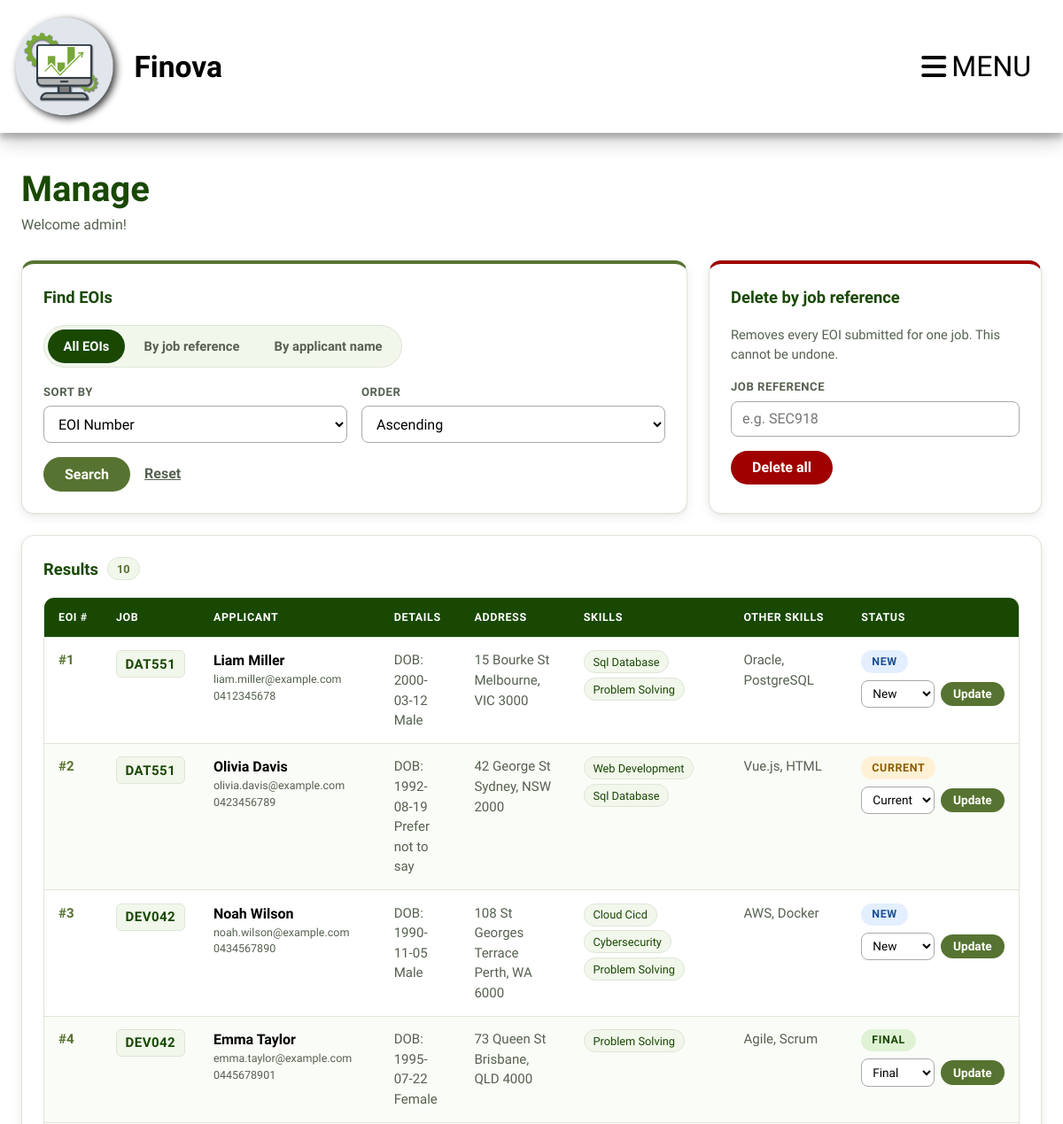
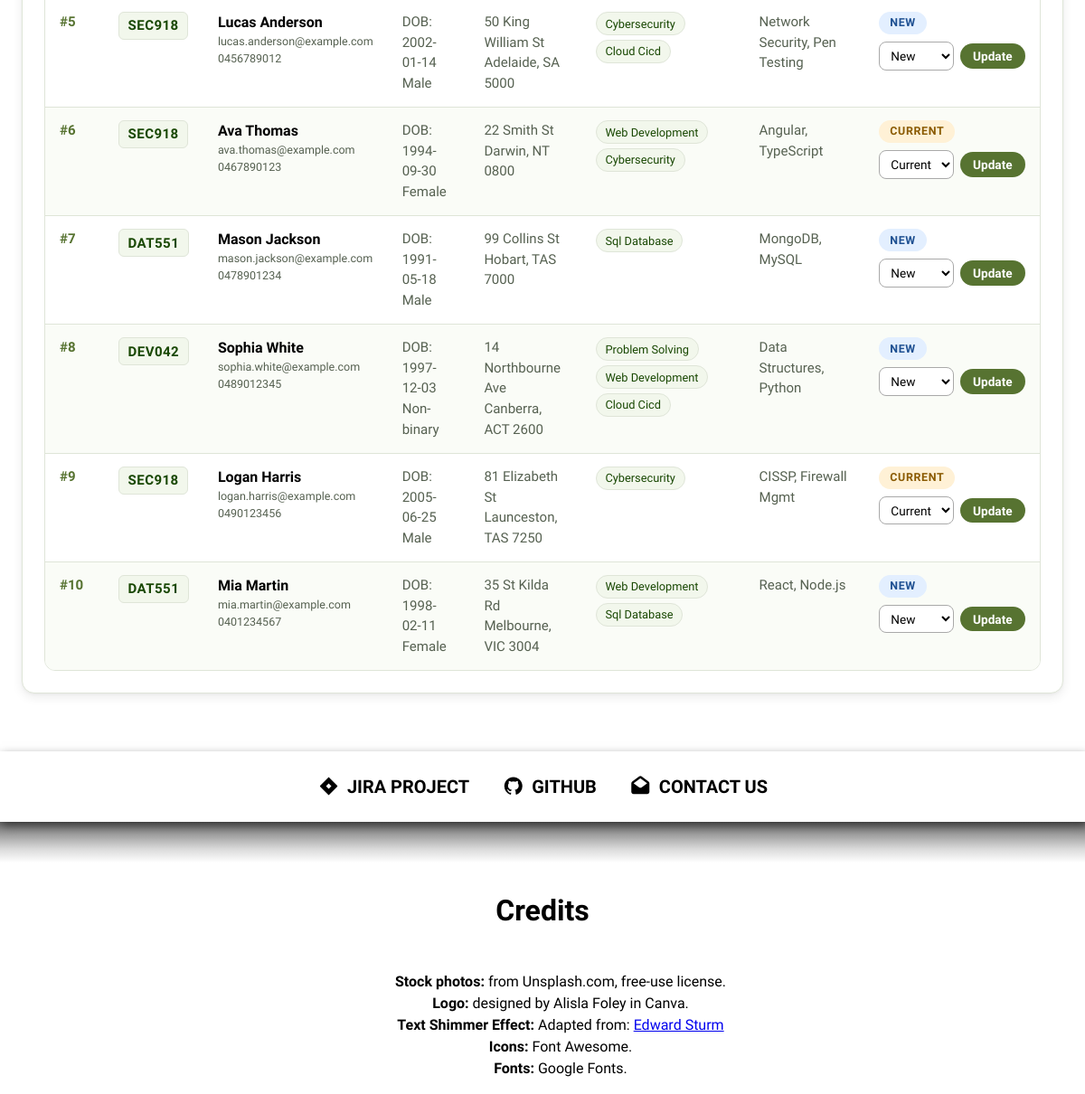
/project2/manage.php (signed in), run on the app's committed database (2 pictures, top to bottom).
### tables this page shows
CREATE TABLE `eoi` (
  `eoi_number` int(11) NOT NULL,
  `job_ref` char(6) NOT NULL,
  `first_name` varchar(20) NOT NULL,
  `last_name` varchar(20) NOT NULL,
  `dob` date NOT NULL,
  `gender` enum('female','male','nonbinary','prefernot') NOT NULL,
  `street` varchar(40) NOT NULL,
  `suburb` varchar(40) NOT NULL,
  `state` enum('vic','nsw','qld','nt','wa','sa','tas','act') NOT NULL,
  `postcode` char(4) NOT NULL,
  `email` varchar(254) NOT NULL,
  `phone` varchar(12) NOT NULL,
  `skills` text NOT NULL,
  `other_skills` text DEFAULT NULL,
  `status` enum('new','current','final') NOT NULL DEFAULT 'new'
);

### project2/verify_access.php (called while the page is built, shortened)
<?php
function verify_access(mysqli $conn): bool {
    if (isset($_SESSION['user_id'])) {
        $user_id = $_SESSION['user_id'];
        $stmt = mysqli_prepare($conn, "SELECT username FROM user WHERE id = ?");
        mysqli_stmt_bind_param($stmt, "i", $user_id);
        mysqli_stmt_execute($stmt);
        $result = mysqli_stmt_get_result($stmt);
        $account = mysqli_fetch_assoc($result);
        if($account && $account['username'] === 'admin') {
            return true;
        }
    }
    return false;
}

### project2/manage.php (the view, shortened to what this page needs)
<?php
require_once 'verify_access.php';
$conn = mysqli_connect($host, $db_user, $pwd, $sql_db);
$has_access = verify_access($conn);
function e($value) {
    return htmlspecialchars((string)$value, ENT_QUOTES, 'UTF-8', false);
}
$valid_statuses = ['new', 'current', 'final'];
$filter     = $_GET['filter'] ?? 'all';
$sortable = [
    'eoi_number' => 'EOI Number',
    'job_ref'    => 'Job Reference',
    'first_name' => 'First Name',
    'last_name'  => 'Last Name',
    'status'     => 'Status',
    'state'      => 'State',
    'dob'        => 'Date of Birth'
];
$sort  = $_GET['sort'] ?? 'eoi_number';
$order = (($_GET['order'] ?? 'asc') === 'desc') ? 'DESC' : 'ASC';
$sql = "SELECT * FROM eoi";
$sql .= " ORDER BY `$sort` $order, eoi_number ASC";
$records = [];
$query_error = '';
$stmt = mysqli_prepare($conn, $sql);
if ($stmt) {
    mysqli_stmt_execute($stmt);
    $result = mysqli_stmt_get_result($stmt);
    $records = mysqli_fetch_all($result, MYSQLI_ASSOC);
} else {
    $query_error = "No EOI records yet (the eoi table is created when the first application is submitted).";
}
function pretty_gender($g) {
    $map = ['female' => 'Female', 'male' => 'Male', 'nonbinary' => 'Non-binary', 'prefernot' => 'Prefer not to say'];
    return $map[$g] ?? $g;
}
function skill_chips($skills) {
    $out = '';
    foreach (array_filter(array_map('trim', explode(',', (string)$skills))) as $skill) {
        $out .= '<span class="chip">' . e(ucwords(str_replace('_', ' ', $skill))) . '</span>';
    }
    return $out;
}
include 'includes/header.inc';
include 'includes/navigation.inc';
?>
<main class="manage-page">
    <?php if ($has_access): ?>
        <header class="manage-header">
            <h1>Manage</h1>
            <p>Welcome admin!</p>
        </header>
        <div class="manage-grid">
            <section class="manage-card manage-search">
                <h2>Find EOIs</h2>
                <form method="get" action="manage.php">
                    <fieldset>
                        <div class="seg-group">
                            <label class="seg"><input type="radio" name="filter" value="all" <?php echo $filter === 'all' ? 'checked' : ''; ?>><span>All EOIs</span></label>
                            <label class="seg"><input type="radio" name="filter" value="job" <?php echo $filter === 'job' ? 'checked' : ''; ?>><span>By job reference</span></label>
                            <label class="seg"><input type="radio" name="filter" value="name" <?php echo $filter === 'name' ? 'checked' : ''; ?>><span>By applicant name</span></label>
                        </div>
                    </fieldset>
                    <div class="field-row">
                        <div class="field">
                            <label for="sort">Sort by</label>
                            <select id="sort" name="sort">
                                <?php foreach ($sortable as $col => $label): ?>
                                    <option value="<?php echo $col; ?>" <?php echo $sort === $col ? 'selected' : ''; ?>><?php echo $label; ?></option>
                                <?php endforeach; ?>
                            </select>
                        </div>
                        <div class="field">
                            <label for="order">Order</label>
                            <select id="order" name="order">
                                <option value="asc" <?php echo $order === 'ASC' ? 'selected' : ''; ?>>Ascending</option>
                            </select>
                        </div>
                    </div>
                    <div class="actions">
                        <button type="submit" class="btn">Search</button>
                        <a class="link-reset" href="manage.php">Reset</a>
                    </div>
                </form>
            </section>
            <section class="manage-card manage-delete">
                <h2>Delete by job reference</h2>
                <p class="hint">Removes every EOI submitted for one job. This cannot be undone.</p>
                <form method="post" action="manage.php"
                      onsubmit="return confirm('Delete ALL EOIs for this job reference? This cannot be undone.');">
                    <div class="field field-spaced">
                        <label for="delete_job_ref">Job reference</label>
                        <input type="text" id="delete_job_ref" name="delete_job_ref" maxlength="6" placeholder="e.g. SEC918" required>
                    </div>
                    <button type="submit" class="btn btn-danger">Delete all</button>
                </form>
            </section>
        </div>
        <section class="manage-card manage-results">
            <h2>Results <span class="count"><?php echo count($records); ?></span></h2>
            <?php if ($query_error !== ''): ?>
                <p class="empty"><?php echo $query_error; ?></p>
            <?php elseif (count($records) === 0): ?>
                <p class="empty">No EOIs found.</p>
            <?php else: ?>
            <div class="table-wrapper">
            <table>
                <thead>
                    <tr>
                        <th>EOI #</th>
                        <th>Job</th>
                        <th>Applicant</th>
                        <th>Details</th>
                        <th>Address</th>
                        <th>Skills</th>
                        <th>Other skills</th>
                        <th>Status</th>
                    </tr>
                </thead>
                <tbody>
                <?php foreach ($records as $row): ?>
                    <tr>
                        <td class="cell-id">#<?php echo (int)$row['eoi_number']; ?></td>
                        <td><span class="job-tag"><?php echo e($row['job_ref']); ?></span></td>
                        <td class="applicant">
                            <strong><?php echo e($row['first_name'] . ' ' . $row['last_name']); ?></strong>
                            <small><?php echo e($row['email']); ?></small>
                            <small><?php echo e($row['phone']); ?></small>
                        </td>
                        <td>
                            <span class="sub">DOB: <?php echo e($row['dob']); ?></span>
                            <span class="sub"><?php echo e(pretty_gender($row['gender'])); ?></span>
                        </td>
                        <td>
                            <span class="sub"><?php echo e($row['street']); ?></span>
                            <span class="sub"><?php echo e($row['suburb'] . ', ' . strtoupper($row['state']) . ' ' . $row['postcode']); ?></span>
                        </td>
                        <td><?php echo skill_chips($row['skills']); ?></td>
                        <td><span class="sub"><?php echo e($row['other_skills']); ?></span></td>
                        <td>
                            <span class="badge badge-<?php echo e($row['status']); ?>"><?php echo e($row['status']); ?></span>
                            <form class="status-form" method="post" action="manage.php?<?php echo e($_SERVER['QUERY_STRING'] ?? ''); ?>">
                                <select name="status" aria-label="Status for EOI <?php echo (int)$row['eoi_number']; ?>">
                                    <?php foreach ($valid_statuses as $st): ?>
                                        <option value="<?php echo $st; ?>" <?php echo $row['status'] === $st ? 'selected' : ''; ?>><?php echo ucfirst($st); ?></option>
                                    <?php endforeach; ?>
                                </select>
                                <button type="submit" class="btn btn-small">Update</button>
                            </form>
                        </td>
                    </tr>
                <?php endforeach; ?>
                </tbody>
            </table>
            </div>
            <?php endif; ?>
        </section>
    <?php endif; ?>
</main>
<?php include 'includes/footer.inc'; ?>

### data on the page
eoi: eoi_number "1", job_ref "DAT551", first_name+last_name "Liam Miller", email "liam.miller@example.com", phone "0412345678", dob "2000-03-12", gender "Male", street "15 Bourke St", suburb+state+postcode "Melbourne, VIC 3000", skills "Sql Database", skills "Problem Solving", other_skills "Oracle, PostgreSQL", status "NEW", status "New"
eoi: eoi_number "2", job_ref "DAT551", first_name+last_name "Olivia Davis", email "olivia.davis@example.com", phone "0423456789", dob "1992-08-19", gender "Prefer not to say", street "42 George St", suburb+state+postcode "Sydney, NSW 2000", skills "Web Development", skills "Sql Database", other_skills "Vue.js, HTML", status "CURRENT", status "Current"
eoi: eoi_number "3", job_ref "DEV042", first_name+last_name "Noah Wilson", email "noah.wilson@example.com", phone "0434567890", dob "1990-11-05", gender "Male", street "108 St Georges Terrace", suburb+state+postcode "Perth, WA 6000", skills "Cloud Cicd", skills "Cybersecurity", skills "Problem Solving", other_skills "AWS, Docker", status "NEW", status "New"
eoi: eoi_number "4", job_ref "DEV042", first_name+last_name "Emma Taylor", email "emma.taylor@example.com", phone "0445678901", dob "1995-07-22", gender "Female", street "73 Queen St", suburb+state+postcode "Brisbane, QLD 4000", skills "Problem Solving", other_skills "Agile, Scrum", status "FINAL", status "Final"
eoi: eoi_number "5", job_ref "SEC918", first_name+last_name "Lucas Anderson", email "lucas.anderson@example.com", phone "0456789012", dob "2002-01-14", gender "Male", street "50 King William St", suburb+state+postcode "Adelaide, SA 5000", skills "Cybersecurity", skills "Cloud Cicd", other_skills "Network Security, Pen Testing", status "NEW", status "New"
eoi: eoi_number "6", job_ref "SEC918", first_name+last_name "Ava Thomas", email "ava.thomas@example.com", phone "0467890123", dob "1994-09-30", gender "Female", street "22 Smith St", suburb+state+postcode "Darwin, NT 0800", skills "Web Development", skills "Cybersecurity", other_skills "Angular, TypeScript", status "CURRENT", status "Current"
eoi: eoi_number "7", job_ref "DAT551", first_name+last_name "Mason Jackson", email "mason.jackson@example.com", phone "0478901234", dob "1991-05-18", gender "Male", street "99 Collins St", suburb+state+postcode "Hobart, TAS 7000", skills "Sql Database", other_skills "MongoDB, MySQL", status "NEW", status "New"
eoi: eoi_number "8", job_ref "DEV042", first_name+last_name "Sophia White", email "sophia.white@example.com", phone "0489012345", dob "1997-12-03", gender "Non-binary", street "14 Northbourne Ave", suburb+state+postcode "Canberra, ACT 2600", skills "Problem Solving", skills "Web Development", skills "Cloud Cicd", other_skills "Data Structures, Python", status "NEW", status "New"
eoi: eoi_number "9", job_ref "SEC918", first_name+last_name "Logan Harris", email "logan.harris@example.com", phone "0490123456", dob "2005-06-25", gender "Male", street "81 Elizabeth St", suburb+state+postcode "Launceston, TAS 7250", skills "Cybersecurity", other_skills "CISSP, Firewall Mgmt", status "CURRENT", status "Current"
eoi: eoi_number "10", job_ref "DAT551", first_name+last_name "Mia Martin", email "mia.martin@example.com", phone "0401234567", dob "1998-02-11", gender "Female", street "35 St Kilda Rd", suburb+state+postcode "Melbourne, VIC 3004", skills "Web Development", skills "Sql Database", other_skills "React, Node.js", status "NEW", status "New"

### other printed values
$brand "Finova"
count($records) "10"
form field sort "EOI Number"
